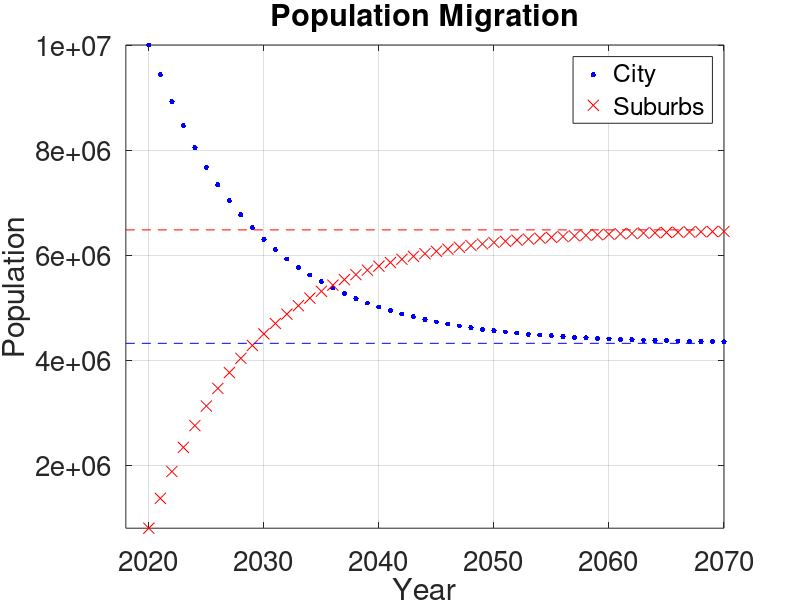

This figure's MATLAB source:
% migration.m
% Rayaan Irani
% A program which projects the next 50 years of urbanization in Dallas and
% determines the equilibrium population and proportion of Dallas (ceteris paribus) 

close all  % close all figures
clear all  % clear workspace (working memory)

% (#1) SET THE MIGRATION MATRIX.
M = [.94 , .04; .06, .96];

% Compute and plot the populations years 2020 through 2070.

% (#2A) SET THE INITIAL POP VECTOR
x = [10 * 10^6; 800*10^3];  % change to pop vec year 2020


figure  % opens a new figure
plot(2020, x(1), '.b','markersize',12) % plot initial city pop
hold on  % allow multiple plots on the same figure
plot(2020, x(2), 'xr','markersize',8)  % plot initial suburb pop

% loop through the next 50 years and iteratively update
for k = 1 : 50
    
    % (#2B) UPDATE THE POP VECTOR
    x = M * x;  % change to equation for the pop year 2020+k
    
    % Plot the populations year k
    plot(2020+k, x(1), '.b','markersize',12)
    plot(2020+k, x(2), 'xr','markersize',8)

end

% Annotate the figure
axis tight  % set x and y limits to remove extra white space
title('Population Migration')  
xlabel('Year')
ylabel('Population')
legend('City','Suburbs')
set(gca,'fontsize',20)  % set all text to fontsize 20
grid on  % show gridlines

% Compute the equilibrium population

% (#3A) CONSTRUCT THE COEFF MATRIX A OF THE HOMOG. EQN, DISPLAY
A = [-.06, .04; .06, -.04]


% (#3B) WRITE THE SET OF ALL FIXED POINTS BELOW %{, ABOVE %}
%{
    The uniquilibrium population vector is any 2 x 1 vector [c * 2/3; c *
    1] for any scalar c. Where c is the population of the suburbs. 
    This set
    of values leads to an equilibrium because the net rate of change of
    both the population of the city and the suburbs is equal to 0. The
    ratio between the population of a city and the population of the suburb
    can be calculated by making the quantity of city dwellers going to the
    suburbs and the number of suburbanities moving to the city are made
    equivalent. By algebracily solving for the rate of movement amongst
    these two categories (4% and 6%) leads to the ratio of 2/3 city to 1
    suburb. 
%}

% (#4) COMPUTE THE EQUILIBRIUM POP VEC
xeq = [4320000; 6480000];  % change to equilibrium populations

%{
    Condition(2) states (axiomatically) that x*(1) + x*(2) = x0(1) + x0(2).
    Therfore by taking the sum of the inital population of the city and
    suburbs of dallas one can generate the population at equilibrium. By
    then adding the values 10 million and 800 thousand we can deduce that
    the equilibrium population of Dallas will be 10 million 800 thousand.
    As was proven by my answer in #3B the ratio between the population of
    the city and suburbs at equilibrium must be 2/3 to one (respectivly).
    Using this ratio, one can algerically identify the value of the scalar
    c by multipling the population of Dallas (10800000) by the inverse of
    the sum of the ratios (3/5). With this value for c (6,480,000) one can
    multiply the scalar by the value of the ratios to find the values of
    the vector for urbanization distribution of Dallas at equilibrium.
%}

% Add the equilibrium pops to the plot
plot([2018 2068], xeq(1)*[1 1], '--b')
plot([2018 2068], xeq(2)*[1 1], '--r')
legend('City','Suburbs')
hold off  % remove the hold so that nothing more can be added

